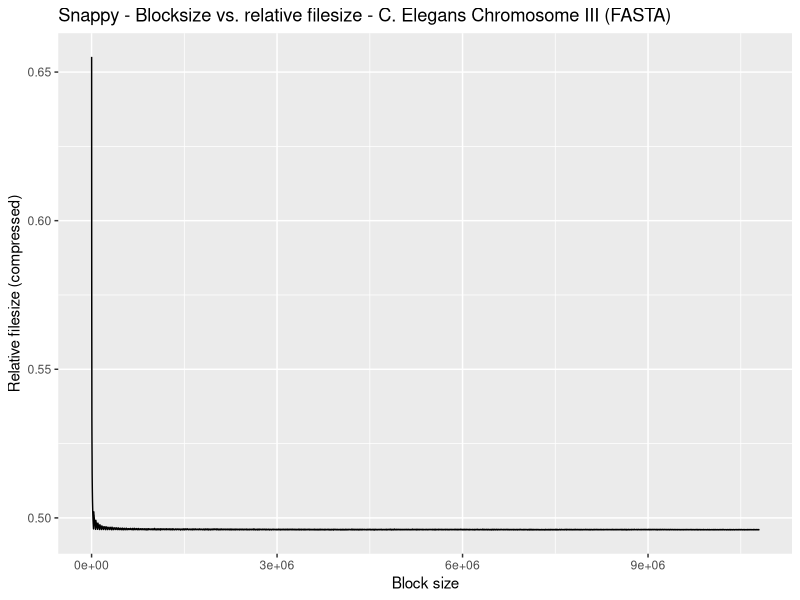

Reproduce this figure in R.
df1 <- as.data.frame(read.csv(file="../../rawdata/snappy.stats.chrIII.txt",head=TRUE,sep=","))

library(ggplot2)

pdf(file="snappy-blocksize-compression-book1.pdf",height=5,width=7)

ggplot(data=df1, aes(x=Blocksize, y=RelSize)) +
    geom_line() + # Thinner lines
    xlab("Block size") + ylab("Relative filesize (compressed)") + # Set axis labels
    ggtitle("Snappy - Blocksize vs. relative filesize - C. Elegans Chromosome III (FASTA)") +  # Set title
    theme()
    